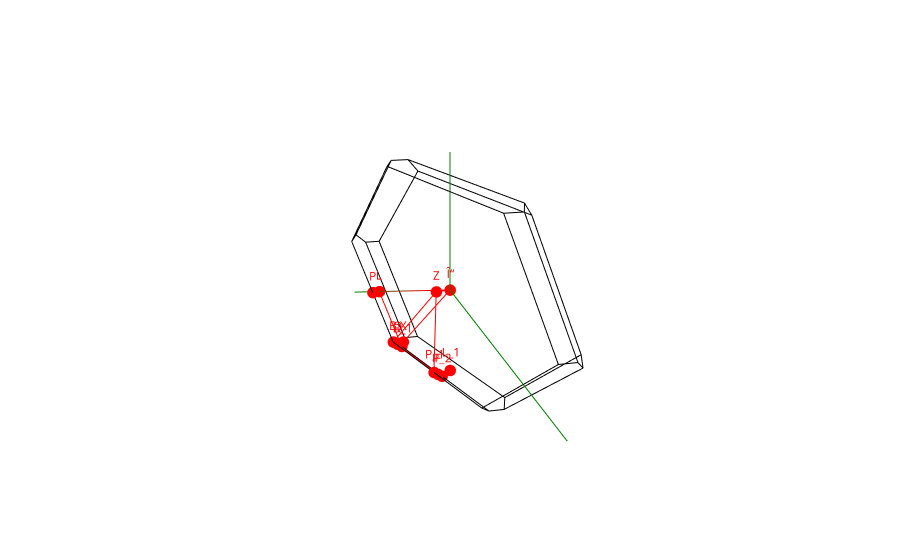

Notebook cell for this chart:
### Markdown cell above
**Zone de brillouin**

### Code cell
plot_brillouin_zone(ph_bs.structure)

### Figure 1 — Plotly figure (JSON) as saved in the notebook; plotly's stock layout.template omitted (floating-point values rounded to 4 significant figures)
{"data": [{"line": {"color": "green"}, "mode": "lines+text", "showlegend": false, "text": ["", "a"], "type": "scatter3d", "x": [0, 0.4047], "y": [0, -1.587], "z": [0, -0.8663]}, {"line": {"color": "green"}, "mode": "lines+text", "showlegend": false, "text": ["", "b"], "type": "scatter3d", "x": [0, 0.4047], "y": [0, 1.587], "z": [0, -0.8663]}, {"line": {"color": "green"}, "mode": "lines+text", "showlegend": false, "text": ["", "c"], "type": "scatter3d", "x": [0, 0], "y": [0, 0], "z": [0, 1.853]}, {"line": {"color": "black"}, "mode": "lines", "showlegend": false, "text": "", "type": "scatter3d", "x": [-0.1289, -0.4047], "y": [-1.082, -1.011], "z": [-0.06023, -0.06023]}, {"line": {"color": "black"}, "mode": "lines", "showlegend": false, "text": "", "type": "scatter3d", "x": [-0.1289, 0.1289], "y": [-1.082, -1.082], "z": [-0.06023, 0.06023]}, {"line": {"color": "black"}, "mode": "lines", "showlegend": false, "text": "", "type": "scatter3d", "x": [-0.4047, -0.5336], "y": [-1.011, -0.5057], "z": [-0.06023, 0.8061]}, {"line": {"color": "black"}, "mode": "lines", "showlegend": false, "text": "", "type": "scatter3d", "x": [-0.5336, -0.2758], "y": [-0.5057, -0.5057], "z": [0.8061, 0.9266]}, {"line": {"color": "black"}, "mode": "lines", "showlegend": false, "text": "", "type": "scatter3d", "x": [-0.2758, 1.665e-16], "y": [-0.5057, -0.576], "z": [0.9266, 0.9266]}, {"line": {"color": "black"}, "mode": "lines", "showlegend": false, "text": "", "type": "scatter3d", "x": [1.665e-16, 0.1289], "y": [-0.576, -1.082], "z": [0.9266, 0.06023]}, {"line": {"color": "black"}, "mode": "lines", "showlegend": false, "text": "", "type": "scatter3d", "x": [-0.1289, 5.551e-17], "y": [-1.082, -0.576], "z": [-0.06023, -0.9266]}, {"line": {"color": "black"}, "mode": "lines", "showlegend": false, "text": "", "type": "scatter3d", "x": [5.551e-17, -0.2758], "y": [-0.576, -0.5057], "z": [-0.9266, -0.9266]}, {"line": {"color": "black"}, "mode": "lines", "showlegend": false, "text": "", "type": "scatter3d", "x": [-0.2758, -0.4047], "y": [-0.5057, -1.011], "z": [-0.9266, -0.06023]}, {"line": {"color": "black"}, "mode": "lines", "showlegend": false, "text": "", "type": "scatter3d", "x": [5.551e-17, 0.2758], "y": [-0.576, -0.5057], "z": [-0.9266, -0.9266]}, {"line": {"color": "black"}, "mode": "lines", "showlegend": false, "text": "", "type": "scatter3d", "x": [-0.2758, -0.2758], "y": [-0.5057, 0.5057], "z": [-0.9266, -0.9266]}, {"line": {"color": "black"}, "mode": "lines", "showlegend": false, "text": "", "type": "scatter3d", "x": [-0.2758, 5.551e-17], "y": [0.5057, 0.576], "z": [-0.9266, -0.9266]}, {"line": {"color": "black"}, "mode": "lines", "showlegend": false, "text": "", "type": "scatter3d", "x": [5.551e-17, 0.2758], "y": [0.576, 0.5057], "z": [-0.9266, -0.9266]}, {"line": {"color": "black"}, "mode": "lines", "showlegend": false, "text": "", "type": "scatter3d", "x": [0.2758, 0.2758], "y": [0.5057, -0.5057], "z": [-0.9266, -0.9266]}, {"line": {"color": "black"}, "mode": "lines", "showlegend": false, "text": "", "type": "scatter3d", "x": [-0.2758, -0.4047], "y": [0.5057, 1.011], "z": [-0.9266, -0.06023]}, {"line": {"color": "black"}, "mode": "lines", "showlegend": false, "text": "", "type": "scatter3d", "x": [-0.4047, -0.1289], "y": [1.011, 1.082], "z": [-0.06023, -0.06023]}, {"line": {"color": "black"}, "mode": "lines", "showlegend": false, "text": "", "type": "scatter3d", "x": [-0.1289, 5.551e-17], "y": [1.082, 0.576], "z": [-0.06023, -0.9266]}, {"line": {"color": "black"}, "mode": "lines", "showlegend": false, "text": "", "type": "scatter3d", "x": [-0.5336, -0.5336], "y": [0.5057, -0.5057], "z": [0.8061, 0.8061]}, {"line": {"color": "black"}, "mode": "lines", "showlegend": false, "text": "", "type": "scatter3d", "x": [-0.5336, -0.2758], "y": [0.5057, 0.5057], "z": [0.8061, 0.9266]}, {"line": {"color": "black"}, "mode": "lines", "showlegend": false, "text": "", "type": "scatter3d", "x": [-0.2758, -0.2758], "y": [-0.5057, 0.5057], "z": [0.9266, 0.9266]}, {"line": {"color": "black"}, "mode": "lines", "showlegend": false, "text": "", "type": "scatter3d", "x": [-0.5336, -0.4047], "y": [0.5057, 1.011], "z": [0.8061, -0.06023]}, {"line": {"color": "black"}, "mode": "lines", "showlegend": false, "text": "", "type": "scatter3d", "x": [-0.1289, 0.1289], "y": [1.082, 1.082], "z": [-0.06023, 0.06023]}, {"line": {"color": "black"}, "mode": "lines", "showlegend": false, "text": "", "type": "scatter3d", "x": [0.1289, 1.665e-16], "y": [1.082, 0.576], "z": [0.06023, 0.9266]}, {"line": {"color": "black"}, "mode": "lines", "showlegend": false, "text": "", "type": "scatter3d", "x": [1.665e-16, -0.2758], "y": [0.576, 0.5057], "z": [0.9266, 0.9266]}, {"line": {"color": "black"}, "mode": "lines", "showlegend": false, "text": "", "type": "scatter3d", "x": [0.5336, 0.5336], "y": [0.5057, -0.5057], "z": [-0.8061, -0.8061]}, {"line": {"color": "black"}, "mode": "lines", "showlegend": false, "text": "", "type": "scatter3d", "x": [0.5336, 0.4047], "y": [0.5057, 1.011], "z": [-0.8061, 0.06023]}, {"line": {"color": "black"}, "mode": "lines", "showlegend": false, "text": "", "type": "scatter3d", "x": [0.5336, 0.4047], "y": [-0.5057, -1.011], "z": [-0.8061, 0.06023]}, {"line": {"color": "black"}, "mode": "lines", "showlegend": false, "text": "", "type": "scatter3d", "x": [0.4047, 0.2758], "y": [-1.011, -0.5057], "z": [0.06023, 0.9266]}, {"line": {"color": "black"}, "mode": "lines", "showlegend": false, "text": "", "type": "scatter3d", "x": [0.2758, 0.2758], "y": [-0.5057, 0.5057], "z": [0.9266, 0.9266]}, {"line": {"color": "black"}, "mode": "lines", "showlegend": false, "text": "", "type": "scatter3d", "x": [0.2758, 0.4047], "y": [0.5057, 1.011], "z": [0.9266, 0.06023]}, {"line": {"color": "black"}, "mode": "lines", "showlegend": false, "text": "", "type": "scatter3d", "x": [0.1289, 0.4047], "y": [1.082, 1.011], "z": [0.06023, 0.06023]}, {"line": {"color": "black"}, "mode": "lines", "showlegend": false, "text": "", "type": "scatter3d", "x": [1.665e-16, 0.2758], "y": [0.576, 0.5057], "z": [0.9266, 0.9266]}, {"line": {"color": "black"}, "mode": "lines", "showlegend": false, "text": "", "type": "scatter3d", "x": [0.2758, 0.5336], "y": [0.5057, 0.5057], "z": [-0.9266, -0.8061]}, {"line": {"color": "black"}, "mode": "lines", "showlegend": false, "text": "", "type": "scatter3d", "x": [0.2758, 0.5336], "y": [-0.5057, -0.5057], "z": [-0.9266, -0.8061]}, {"line": {"color": "black"}, "mode": "lines", "showlegend": false, "text": "", "type": "scatter3d", "x": [0.4047, 0.1289], "y": [-1.011, -1.082], "z": [0.06023, 0.06023]}, {"line": {"color": "black"}, "mode": "lines", "showlegend": false, "text": "", "type": "scatter3d", "x": [0.2758, 1.665e-16], "y": [-0.5057, -0.576], "z": [0.9266, 0.9266]}, {"line": {"color": "red"}, "mode": "lines", "showlegend": false, "text": "", "type": "scatter3d", "x": [0, 0.2024], "y": [0, -0.7937], "z": [0, -0.4332]}, {"line": {"color": "red"}, "mode": "lines", "showlegend": false, "text": "", "type": "scatter3d", "x": [0.2024, 0.2758], "y": [-0.7937, -0.5057], "z": [-0.4332, -0.9266]}, {"line": {"color": "red"}, "mode": "lines", "showlegend": false, "text": "", "type": "scatter3d", "x": [0.5336, 0.4047], "y": [-0.5057, 0], "z": [-0.8061, 0.06023]}, {"line": {"color": "red"}, "mode": "lines", "showlegend": false, "text": "", "type": "scatter3d", "x": [0.4047, 0], "y": [0, 0], "z": [0.06023, 0]}, {"line": {"color": "red"}, "mode": "lines", "showlegend": false, "text": "", "type": "scatter3d", "x": [0, 0.1379], "y": [0, -0.5408], "z": [0, -0.9266]}, {"line": {"color": "red"}, "mode": "lines", "showlegend": false, "text": "", "type": "scatter3d", "x": [0.4047, 0.4047], "y": [-0.5057, 0], "z": [-0.8663, -0.8663]}, {"line": {"color": "red"}, "mode": "lines", "showlegend": false, "text": "", "type": "scatter3d", "x": [0.4047, 0.5336], "y": [0, 0], "z": [-0.8663, -0.8061]}, {"line": {"color": "red"}, "mode": "lines", "showlegend": false, "text": "", "type": "scatter3d", "x": [0.5336, 0.4047], "y": [0, 0], "z": [-0.8061, 0.06023]}, {"line": {"color": "red"}, "mode": "lines", "showlegend": false, "text": "", "type": "scatter3d", "x": [0.2024, 0.4692], "y": [-0.7937, -0.7585], "z": [-0.4332, -0.3729]}, {"marker": {"color": "red", "size": 4}, "mode": "markers+text", "showlegend": false, "text": ["Î“", "B", "B_1", "F", "L", "L_1", "P", "P_1", "P_2", "Q", "X", "Z"], "textfont": {"color": "red"}, "type": "scatter3d", "x": [0, 0.5336, 0.2758, 0.4047, 0.2024, 0, 0.4692, 0.5336, 0.2758, 0.4047, 0.1379, 0.4047], "y": [0, -0.5057, -0.5057, 0, -0.7937, 0, -0.7585, 0, 0, -0.5057, -0.5408, 0], "z": [0, -0.8061, -0.9266, -0.8663, -0.4332, -0.9266, -0.3729, -0.8061, -0.9266, -0.8663, -0.9266, 0.06023]}], "layout": {"scene": {"xaxis": {"range": [-1.15, 1.15], "visible": false}, "yaxis": {"range": [-1.15, 1.15], "visible": false}, "zaxis": {"range": [-1.15, 1.15], "visible": false}}}}
